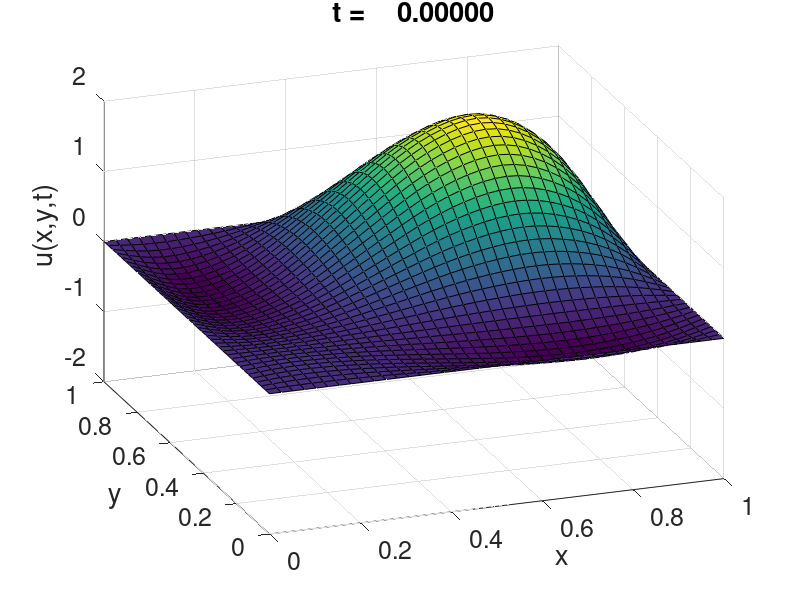
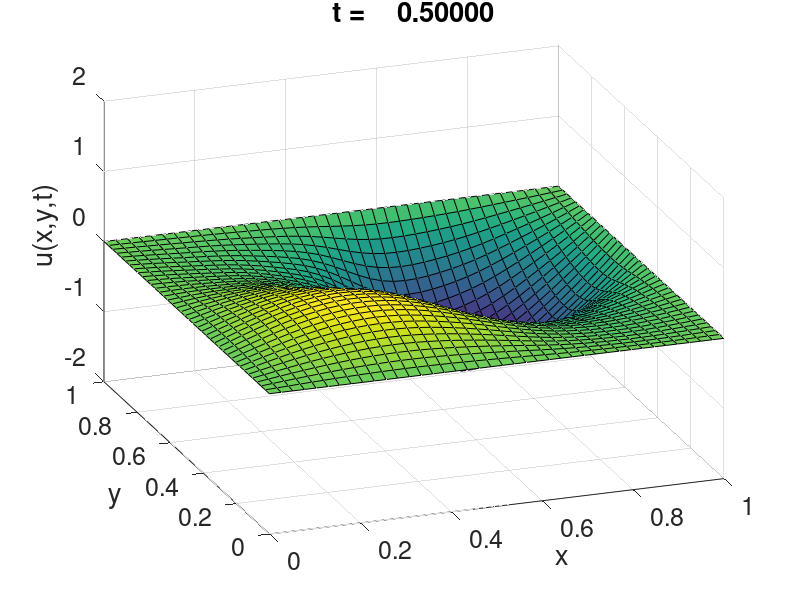
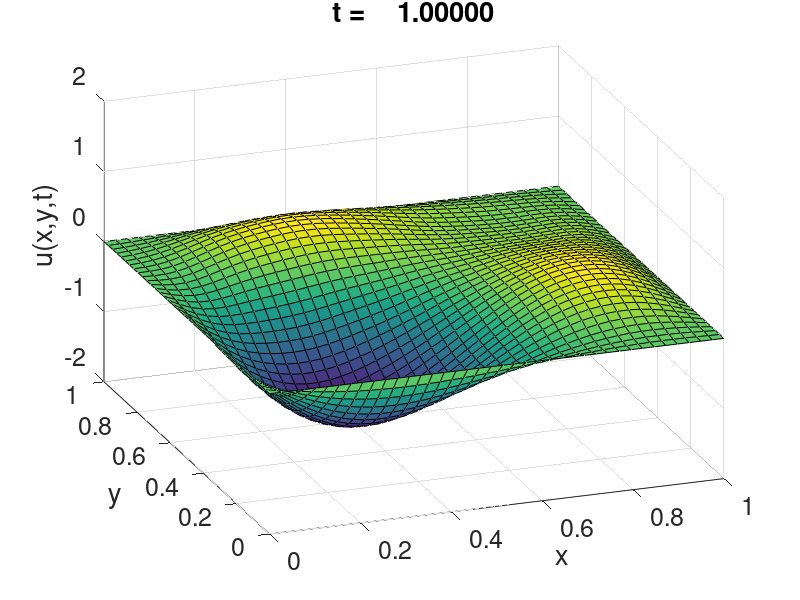
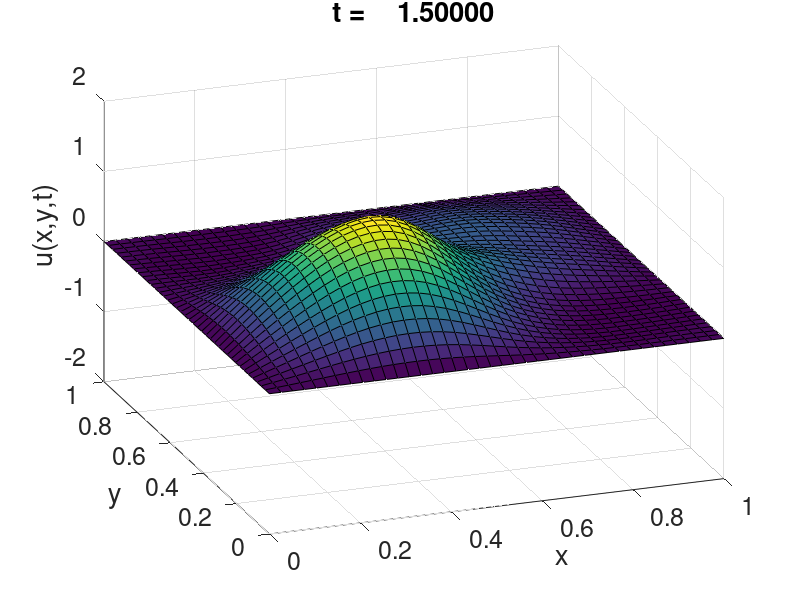

MATLAB code to generate these figures, in order:
% 2-dimensional wave equation 

 N = 40;
 x = linspace(0,1,N); y = linspace(0,1,N);
 [X,Y] = meshgrid(x,y);
 nmax = 10;

 tvec = 0:.05:4;
 tvec = [0 0.5 1.0 1.5 2.5];
 for m=1:length(tvec)
    t = tvec(m)
    figure(1), clf
    U = zeros(N,N);
    for j=1:nmax
       for k=1:nmax 
          ajk = 100*(5+7*(-1)^j)*(5+7*(-1)^k)/(j^3*k^3*pi^6);
          lamjk = (j^2+k^2)*(pi^2);
          psijk = 2*sin(j*pi*X).*sin(k*pi*Y);
          U = U + ajk*cos(sqrt(lamjk)*t)*psijk;
       end
    end
    surf(X,Y,U)
    axis([0 1 0 1 -2 2]) %, caxis([-8 8])
    set(gca,'fontsize',18)
    xlabel('x'), ylabel('y'), zlabel('u(x,y,t)')
    title(sprintf('t = %10.5f\n', t))
    view(-20, 30)
    eval(sprintf('print -depsc2 wave2d_%d',m))
 end
